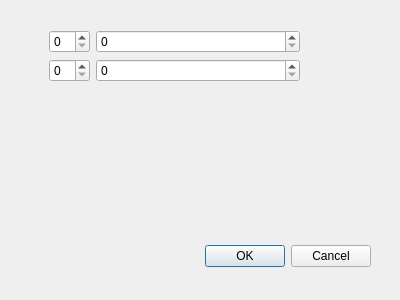
<?xml version="1.0" encoding="UTF-8"?>
<ui version="4.0">
 <class>dialogkernel4</class>
 <widget class="QDialog" name="dialogkernel4">
  <property name="geometry">
   <rect>
    <x>0</x>
    <y>0</y>
    <width>400</width>
    <height>300</height>
   </rect>
  </property>
  <property name="windowTitle">
   <string>Dialog</string>
  </property>
  <widget class="QDialogButtonBox" name="buttonBox">
   <property name="geometry">
    <rect>
     <x>30</x>
     <y>240</y>
     <width>341</width>
     <height>32</height>
    </rect>
   </property>
   <property name="orientation">
    <enum>Qt::Horizontal</enum>
   </property>
   <property name="standardButtons">
    <set>QDialogButtonBox::Cancel|QDialogButtonBox::Ok</set>
   </property>
  </widget>
  <widget class="QWidget" name="formLayoutWidget">
   <property name="geometry">
    <rect>
     <x>49</x>
     <y>30</y>
     <width>251</width>
     <height>191</height>
    </rect>
   </property>
   <layout class="QFormLayout" name="formLayout">
    <item row="0" column="0">
     <widget class="QSpinBox" name="spinBox"/>
    </item>
    <item row="1" column="0">
     <widget class="QSpinBox" name="spinBox_2"/>
    </item>
    <item row="0" column="1">
     <widget class="QSpinBox" name="spinBox_3"/>
    </item>
    <item row="1" column="1">
     <widget class="QSpinBox" name="spinBox_4"/>
    </item>
   </layout>
  </widget>
 </widget>
 <resources/>
 <connections>
  <connection>
   <sender>buttonBox</sender>
   <signal>accepted()</signal>
   <receiver>dialogkernel4</receiver>
   <slot>accept()</slot>
   <hints>
    <hint type="sourcelabel">
     <x>248</x>
     <y>254</y>
    </hint>
    <hint type="destinationlabel">
     <x>157</x>
     <y>274</y>
    </hint>
   </hints>
  </connection>
  <connection>
   <sender>buttonBox</sender>
   <signal>rejected()</signal>
   <receiver>dialogkernel4</receiver>
   <slot>reject()</slot>
   <hints>
    <hint type="sourcelabel">
     <x>316</x>
     <y>260</y>
    </hint>
    <hint type="destinationlabel">
     <x>286</x>
     <y>274</y>
    </hint>
   </hints>
  </connection>
 </connections>
</ui>
